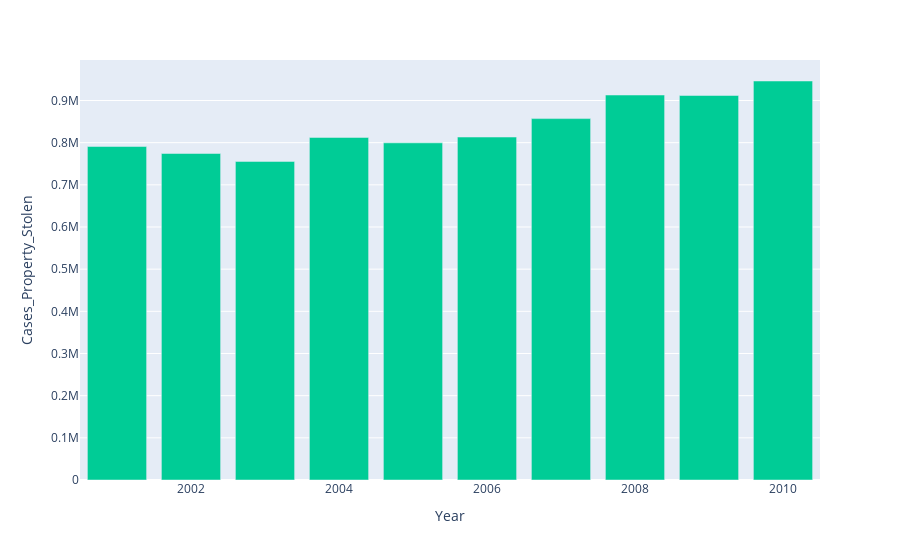

Notebook cell for this chart:
### Code cell
g5 = pd.DataFrame(data3.groupby(['Year'])['Cases_Property_Stolen'].sum().reset_index())

g5.columns = ['Year','Cases_Property_Stolen']

fig = px.bar(g5,x='Year',y='Cases_Property_Stolen',color_discrete_sequence=['#00CC96'])
fig.show()

### Figure 1 — Plotly figure (JSON) as saved in the notebook; plotly's stock layout.template omitted (floating-point values rounded to 4 significant figures)
{"data": [{"alignmentgroup": "True", "hovertemplate": "Year=%{x}<br>Cases_Property_Stolen=%{y}<extra></extra>", "legendgroup": "", "marker": {"color": "#00CC96", "pattern": {"shape": ""}}, "name": "", "offsetgroup": "", "orientation": "v", "showlegend": false, "textposition": "auto", "type": "bar", "x": [2001, 2002, 2003, 2004, 2005, 2006, 2007, 2008, 2009, 2010], "xaxis": "x", "y": [790836, 774302, 755556, 812392, 799578, 813294, 857074, 912990, 911884, 946256], "yaxis": "y"}], "layout": {"barmode": "relative", "legend": {"tracegroupgap": 0}, "margin": {"t": 60}, "xaxis": {"anchor": "y", "domain": [0, 1], "title": {"text": "Year"}}, "yaxis": {"anchor": "x", "domain": [0, 1], "title": {"text": "Cases_Property_Stolen"}}}}
